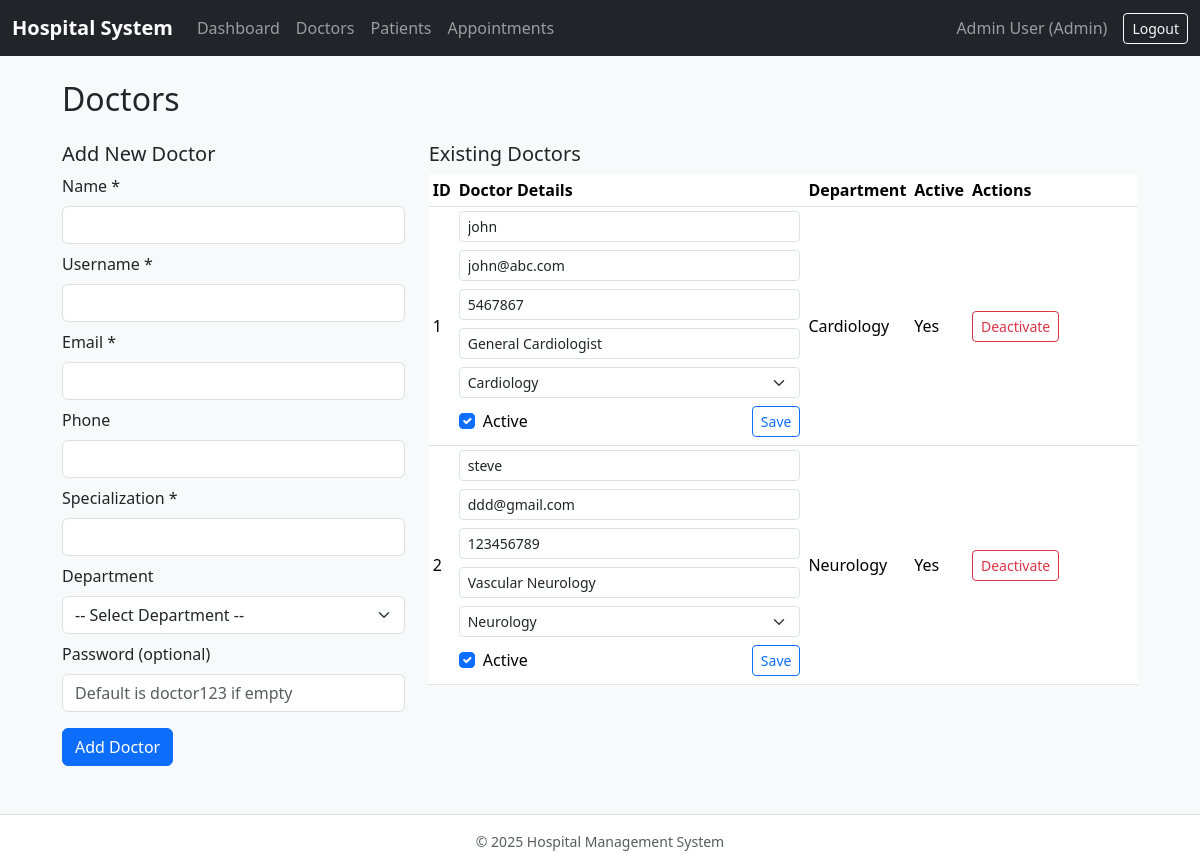
Page /admin/doctors (signed in) on the committed database.
### app.py (models this page shows, shortened)
class User(UserMixin, db.Model):
    __tablename__ = "users"
    id = db.Column(db.Integer, primary_key=True)
    username = db.Column(db.String(80), unique=True, nullable=False)
    name = db.Column(db.String(120), nullable=False)
    email = db.Column(db.String(120), unique=True, nullable=False)
    phone = db.Column(db.String(20))
    password_hash = db.Column(db.String(128), nullable=False)
    role = db.Column(db.String(20), nullable=False)  # admin / doctor / patient
    is_active_user = db.Column(db.Boolean, default=True)
    doctor_profile = db.relationship("DoctorProfile", backref="user", uselist=False)
    patient_profile = db.relationship("PatientProfile", backref="user", uselist=False)
    @property
    def is_active(self):
        return self.is_active_user

class DoctorProfile(db.Model):
    __tablename__ = "doctor_profiles"
    id = db.Column(db.Integer, primary_key=True)
    user_id = db.Column(db.Integer, db.ForeignKey("users.id"), nullable=False)
    specialization = db.Column(db.String(120), nullable=False)
    department_id = db.Column(db.Integer, db.ForeignKey("departments.id"))
    bio = db.Column(db.Text)
    is_active = db.Column(db.Boolean, default=True)
    appointments = db.relationship("Appointment", backref="doctor", lazy=True)
    availability_slots = db.relationship("DoctorAvailability", backref="doctor", lazy=True)

class Department(db.Model):
    __tablename__ = "departments"
    id = db.Column(db.Integer, primary_key=True)
    name = db.Column(db.String(120), unique=True, nullable=False)
    description = db.Column(db.Text)
    doctors = db.relationship("DoctorProfile", backref="department", lazy=True)

### app.py (the view)
@app.route("/admin/doctors")
@login_required
@role_required("admin")
def admin_doctors():
    doctors = DoctorProfile.query.all()
    departments = Department.query.all()
    return render_template(
        "admin/doctors.html",
        doctors=doctors,
        departments=departments,
    )

### app.py (called while the page is built)
@login_manager.user_loader
def load_user(user_id):
    return User.query.get(int(user_id))

def role_required(*roles):
    def decorator(view):
        @wraps(view)
        def wrapper(*args, **kwargs):
            if not current_user.is_authenticated:
                return login_manager.unauthorized()
            if current_user.role not in roles:
                abort(403)
            return view(*args, **kwargs)
        return wrapper
    return decorator

@app.context_processor
def inject_datetime():
    return {"datetime": datetime}

### templates/admin/doctors.html (shortened to what this page needs)
{% extends "base.html" %}
{% block content %}
<h2 class="mb-4">Doctors</h2>
<div class="row">
    <div class="col-md-4">
        <h4 class="h5">Add New Doctor</h4>
        <form method="post" action="{{ url_for('admin_add_doctor') }}">
            <div class="mb-2">
                <label class="form-label">Name *</label>
                <input type="text" name="name" class="form-control" required>
            </div>
            <div class="mb-2">
                <label class="form-label">Username *</label>
                <input type="text" name="username" class="form-control" required>
            </div>
            <div class="mb-2">
                <label class="form-label">Email *</label>
                <input type="email" name="email" class="form-control" required>
            </div>
            <div class="mb-2">
                <label class="form-label">Phone</label>
                <input type="text" name="phone" class="form-control">
            </div>
            <div class="mb-2">
                <label class="form-label">Specialization *</label>
                <input type="text" name="specialization" class="form-control" required>
            </div>
            <div class="mb-2">
                <label class="form-label">Department</label>
                <select name="department_id" class="form-select">
                    <option value="">-- Select Department --</option>
                </select>
            </div>
            <div class="mb-2">
                <label class="form-label">Password (optional)</label>
                <input type="password" name="password" class="form-control"
                       placeholder="Default is doctor123 if empty">
            </div>
            <button type="submit" class="btn btn-primary mt-2">Add Doctor</button>
        </form>
    </div>
    <div class="col-md-8 mt-4 mt-md-0">
        <h4 class="h5">Existing Doctors</h4>
        {% if doctors %}
        <div class="table-responsive">
            <table class="table table-sm align-middle">
                <thead>
                    <tr>
                        <th>ID</th>
                        <th>Doctor Details</th>
                        <th>Department</th>
                        <th>Active</th>
                        <th style="width: 170px;">Actions</th>
                    </tr>
                </thead>
                <tbody>
                    {% for doc in doctors %}
                    <tr>
                        <td>{{ doc.id }}</td>
                        <td>
                            <form class="row g-1" method="post"
                                  action="{{ url_for('admin_edit_doctor', doctor_id=doc.id) }}">
                                <div class="col-12">
                                    <input type="text" class="form-control form-control-sm mb-1"
                                           name="name" value="{{ doc.user.name }}"
                                           placeholder="Name">
                                </div>
                                <div class="col-12">
                                    <input type="email" class="form-control form-control-sm mb-1"
                                           name="email" value="{{ doc.user.email }}"
                                           placeholder="Email">
                                </div>
                                <div class="col-12">
                                    <input type="text" class="form-control form-control-sm mb-1"
                                           name="phone" value="{{ doc.user.phone or '' }}"
                                           placeholder="Phone">
                                </div>
                                <div class="col-12">
                                    <input type="text" class="form-control form-control-sm mb-1"
                                           name="specialization" value="{{ doc.specialization }}"
                                           placeholder="Specialization">
                                </div>
                                <div class="col-12">
                                    <select name="department_id"
                                            class="form-select form-select-sm mb-1">
                                        {% for dep in departments %}
                                            <option value="{{ dep.id }}"
                                             {% if doc.department_id == dep.id %}selected{% endif %}>
                                                {{ dep.name }}
                                            </option>
                                        {% endfor %}
                                    </select>
                                </div>
                                <div class="col-12 d-flex align-items-center mb-1">
                                    <div class="form-check me-2">
                                        <input class="form-check-input" type="checkbox"
                                               name="is_active" id="active_doc_{{ doc.id }}"
                                               {% if doc.is_active %}checked{% endif %}>
                                        <label class="form-check-label"
                                               for="active_doc_{{ doc.id }}">Active</label>
                                    </div>
                                    <button type="submit"
                                            class="btn btn-sm btn-outline-primary ms-auto">
                                        Save
                                    </button>
                                </div>
                            </form>
                        </td>
                        <td>{{ doc.department.name if doc.department else '-' }}</td>
                        <td>{{ 'Yes' if doc.is_active and doc.user.is_active_user else 'No' }}</td>
                        <td>
                            <form method="post"
                                  action="{{ url_for('admin_delete_doctor', doctor_id=doc.id) }}"
                                  onsubmit="return confirm('Deactivate this doctor?');">
                                <button type="submit" class="btn btn-sm btn-outline-danger">
                                    Deactivate
                                </button>
                            </form>
                        </td>
                    </tr>
                    {% endfor %}
                </tbody>
            </table>
        </div>
        {% else %}
            <p class="text-muted">No doctors added yet.</p>
        {% endif %}
    </div>
</div>
{% endblock %}

### templates/base.html (shortened to what this page needs)
<!doctype html>
<html lang="en">
<head>
    <link
      href="https://cdn.jsdelivr.net/npm/bootstrap@5.3.3/dist/css/bootstrap.min.css"
      rel="stylesheet"
    >
    <link rel="stylesheet" href="{{ url_for('static', filename='css/style.css') }}">
</head>
<body>
<nav class="navbar navbar-expand-lg navbar-dark bg-dark">
    <div class="container-fluid">
        <a class="navbar-brand" href="{{ url_for('index') }}">Hospital System</a>
        <div class="collapse navbar-collapse" id="navbarNav">
            {% if current_user.is_authenticated %}
                <ul class="navbar-nav me-auto mb-2 mb-lg-0">
                    {% if current_user.role == 'admin' %}
                        <li class="nav-item">
                            <a class="nav-link" href="{{ url_for('admin_dashboard') }}">Dashboard</a>
                        </li>
                        <li class="nav-item">
                            <a class="nav-link" href="{{ url_for('admin_doctors') }}">Doctors</a>
                        </li>
                        <li class="nav-item">
                            <a class="nav-link" href="{{ url_for('admin_patients') }}">Patients</a>
                        </li>
                        <li class="nav-item">
                            <a class="nav-link" href="{{ url_for('admin_appointments') }}">Appointments</a>
                        </li>
                    {% endif %}
                </ul>
                <span class="navbar-text me-3">
                    {{ current_user.name }} ({{ current_user.role|capitalize }})
                </span>
                <a class="btn btn-outline-light btn-sm" href="{{ url_for('logout') }}">Logout</a>
            {% endif %}
        </div>
    </div>
</nav>
<div class="container mt-4">
    {% block content %}{% endblock %}
</div>
<footer class="mt-5 py-3 border-top text-center text-muted small">
    &copy; {{ datetime.utcnow().year }} Hospital Management System
</footer>
</body>
</html>

### static/css/style.css (style rules this page uses)
body { background-color: #f8f9fa; }
.navbar-brand { font-weight: 600; }
.container { max-width: 1100px; }
table.table-sm td, table.table-sm th { vertical-align: middle; }
footer { background-color: #ffffff; }

### rows in the picture
User: name "Admin User", role "Admin"
DoctorProfile: id "1", name "john", email "john@abc.com", phone "5467867", specialization "General Cardiologist", department_id "Cardiology", is_active "☑", department "Cardiology", is_active.is_active_user "Yes"
DoctorProfile: id "2", name "steve", email "ddd@gmail.com", phone "123456789", specialization "Vascular Neurology", department_id "Neurology", is_active "☑", department "Neurology", is_active.is_active_user "Yes"
